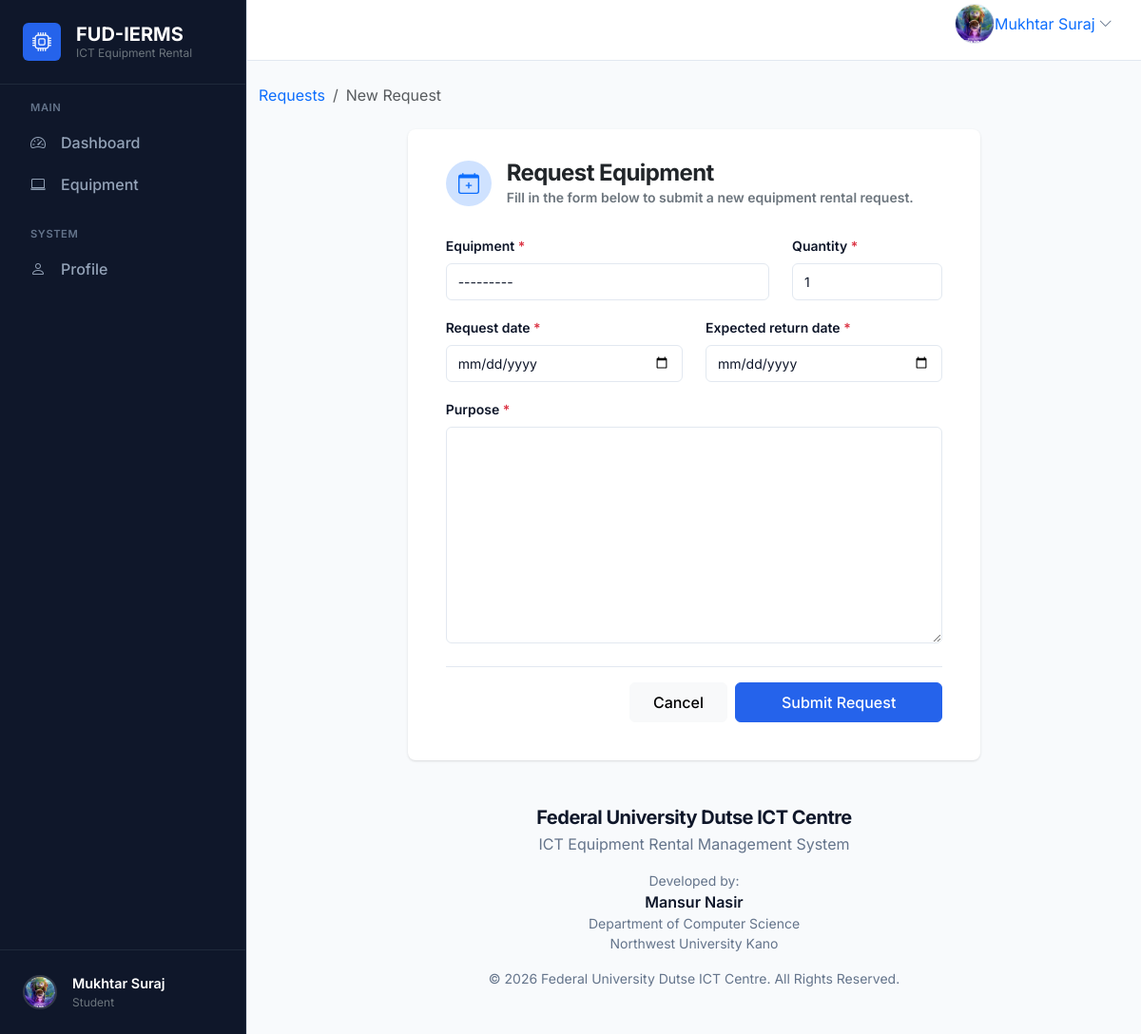
Page /rentals/create/ (signed in) on the committed database.
### accounts/models.py (models this page shows, shortened)
class User(AbstractUser):
    objects = CustomUserManager()
    class Role(models.TextChoices):
        ADMIN = "ADMIN", "Admin"
        STUDENT = "STUDENT", "Student"
        STAFF = "STAFF", "Staff"
    role = models.CharField(
        max_length=20,
        choices=Role.choices,
        default=Role.STUDENT,
        db_index=True,
    )
    phone = models.CharField(max_length=20, blank=True, db_index=True)
    faculty = models.CharField(max_length=255, blank=True)
    department = models.CharField(max_length=255, blank=True)
    profile_image = models.ImageField(
        upload_to="profile_images/",
        blank=True,
        null=True,
    )
    created_at = models.DateTimeField(auto_now_add=True)
    updated_at = models.DateTimeField(auto_now=True)
    class Meta:
        verbose_name = "User"
        verbose_name_plural = "Users"
        ordering = ["-created_at"]
        indexes = [
            models.Index(fields=["role"]),
        ]

### rentals/views.py (the view, shortened to what this page needs)
# urls.py: path("create/", views.RentalRequestCreateView.as_view(), name="create"),
class RentalRequestCreateView(
    LoginRequiredMixin, StudentOrStaffRequiredMixin, CreateView
):
    model = RentalRequest
    form_class = RentalRequestForm
    template_name = "rentals/request_create.html"

### templates/rentals/request_create.html (shortened to what this page needs)
{% extends "base.html" %}
{% block content %}
<nav aria-label="breadcrumb" class="mb-4">
  <ol class="breadcrumb">
    <li class="breadcrumb-item"><a href="{% url 'rentals:list' %}" class="text-decoration-none">Requests</a></li>
    <li class="breadcrumb-item active" aria-current="page">New Request</li>
  </ol>
</nav>
<div class="row justify-content-center">
  <div class="col-12 col-md-10 col-lg-8">
    <div class="card border-0 shadow-sm p-3">
      <div class="card-header border-0 bg-transparent pb-0">
        <div class="d-flex align-items-center gap-3 mb-1">
          <div class="d-inline-flex align-items-center justify-content-center bg-primary-subtle text-primary rounded-circle" style="width: 48px; height: 48px;">
          </div>
          <div>
            <h2 class="h4 fw-bold text-dark mb-0">Request Equipment</h2>
            <p class="text-secondary small mb-0">Fill in the form below to submit a new equipment rental request.</p>
          </div>
        </div>
      </div>
      <div class="card-body pt-4">
        <form method="post" novalidate>
          <div class="row">
            <div class="col-md-8 mb-3">
              <label class="form-label fw-semibold" for="{{ form.equipment.id_for_label }}">
                {{ form.equipment.label }} <span class="text-danger">*</span>
              </label>
              {{ form.equipment }}
            </div>
            <div class="col-md-4 mb-3">
              <label class="form-label fw-semibold" for="{{ form.quantity.id_for_label }}">
                {{ form.quantity.label }} <span class="text-danger">*</span>
              </label>
              {{ form.quantity }}
            </div>
            <div class="col-md-6 mb-3">
              <label class="form-label fw-semibold" for="{{ form.request_date.id_for_label }}">
                {{ form.request_date.label }} <span class="text-danger">*</span>
              </label>
              {{ form.request_date }}
            </div>
            <div class="col-md-6 mb-3">
              <label class="form-label fw-semibold" for="{{ form.expected_return_date.id_for_label }}">
                {{ form.expected_return_date.label }} <span class="text-danger">*</span>
              </label>
              {{ form.expected_return_date }}
            </div>
            <div class="col-12 mb-3">
              <label class="form-label fw-semibold" for="{{ form.purpose.id_for_label }}">
                {{ form.purpose.label }} <span class="text-danger">*</span>
              </label>
              {{ form.purpose }}
            </div>
          </div>
          <div class="d-flex justify-content-end gap-2 pt-3 border-top border-light mt-2">
            <a href="{% url 'rentals:list' %}" class="btn btn-light px-4 py-2">Cancel</a>
            <button type="submit" class="btn btn-primary px-5 py-2">Submit Request</button>
          </div>
        </form>
      </div>
    </div>
  </div>
</div>
{% endblock content %}

### templates/base.html (shortened to what this page needs)
{% load static %}
<!doctype html>
<html lang="en">
  <head>
    <link
      href="https://cdn.jsdelivr.net/npm/bootstrap@5.3.3/dist/css/bootstrap.min.css"
      rel="stylesheet"
    />
    <link rel="stylesheet" href="https://cdn.jsdelivr.net/npm/bootstrap-icons@1.11.3/font/bootstrap-icons.min.css">
  </head>
  <body>
    <div class="app-shell">
      <aside class="app-sidebar collapse d-lg-block" id="sidebarCollapse">
        {% include "partials/sidebar.html" %}
      </aside>
      <div class="app-main">
        <header class="app-topbar">
          <div class="container-fluid px-3 px-lg-4">
            <div class="topbar-row d-flex align-items-center justify-content-between gap-3">
              <div class="d-flex align-items-center gap-3">
                {% if user.is_authenticated %}
                  <div class="dropdown profile-menu" data-bs-auto-close="true">
                    <a
                      class="profile-toggle d-flex align-items-center text-decoration-none rounded"
                      href="#"
                      id="profileDropdown"
                      role="button"
                      data-bs-toggle="dropdown"
                      aria-expanded="false"
                      aria-label="User menu"
                    >
                      {% if user.profile_image %}
                        <img
                          src="{{ user.profile_image.url }}"
                          alt="{{ user.username }}"
                          class="avatar-img profile-avatar"
                        >
                      {% else %}
                        <div class="avatar-placeholder profile-avatar-placeholder">
                          {{ user.username|slice:":1"|upper }}
                        </div>
                      {% endif %}
                      <span class="profile-name profile-name-full d-none d-md-inline text-nowrap text-truncate" title="{{ user.get_full_name|default:user.username }}">
                        {{ user.get_full_name|default:user.username }}
                      </span>
                      <i class="bi bi-chevron-down ms-1 text-muted profile-chevron" aria-hidden="true"></i>
                    </a>
                  </div>
                {% else %}
                  <a class="btn btn-light" href="{% url 'accounts:login' %}"><i class="bi bi-box-arrow-in-right me-2"></i>Login</a>
                  <a class="btn btn-primary" href="{% url 'accounts:register' %}">Create Account</a>
                {% endif %}
              </div>
            </div>
          </div>
        </header>
        <main class="app-content">
          <div class="container py-4">
        {% block content %}{% endblock content %}
        <footer class="py-4 mt-auto">
          <div class="container text-center">
            <h5 class="fw-bold mb-1">{{ organization_name }}</h5>
            <p class="text-muted mb-3">{{ system_name }}</p>
            <div class="mb-3">
              <p class="mb-0 text-muted small">Developed by:</p>
              <p class="mb-0 fw-semibold">Mansur Nasir</p>
              <p class="mb-0 small text-muted">Department of Computer Science</p>
              <p class="mb-0 small text-muted">Northwest University Kano</p>
            </div>
            <p class="text-muted small mb-0">{{ copyright_text }}. All Rights Reserved.</p>
          </div>
        </footer>
      </div>
    </main>
  </body>
</html>

### templates/partials/sidebar.html (shortened to what this page needs)
{% load static %}
{% with current_path=request.path %}
<div class="d-flex flex-column h-100 bg-sidebar" style="background-color: var(--sidebar-bg); border-right: 1px solid #1e293b;">
  <div class="p-4 border-bottom border-secondary d-none d-lg-block" style="border-color: #1e293b !important;">
    <a class="d-flex align-items-center gap-3 text-white text-decoration-none" href="{% url 'home' %}">
      <div class="d-flex align-items-center justify-content-center rounded" style="width: 40px; height: 40px; background-color: var(--primary);">
        <i class="bi bi-cpu text-white fs-5"></i>
      </div>
      <div class="d-flex flex-column">
        <span class="fw-bold fs-5 lh-1 mb-1">FUD-IERMS</span>
        <span class="text-secondary small lh-1" style="font-size: 0.75rem;">ICT Equipment Rental</span>
      </div>
    </a>
  </div>
  <div class="flex-grow-1 overflow-auto py-3">
    <div class="px-3">
      <div class="text-uppercase text-secondary fw-semibold mb-2 px-3" style="font-size: 0.7rem; letter-spacing: 0.05em; color: #64748B !important;">Main</div>
      <nav class="nav flex-column gap-1">
        {% if user.is_authenticated %}
          <a class="nav-link px-3 py-2 rounded d-flex align-items-center gap-3 text-white {% if 'admin-dashboard' in current_path or 'student-dashboard' in current_path or 'staff-dashboard' in current_path %}active bg-primary{% endif %}"
             href="{% url 'accounts:dashboard' %}"
             style="{% if 'admin-dashboard' not in current_path and 'student-dashboard' not in current_path and 'staff-dashboard' not in current_path %}color: #94A3B8 !important;{% endif %} font-weight: 500;">
            <i class="bi bi-speedometer2"></i>
            <span>Dashboard</span>
          </a>
        {% endif %}
        <a class="nav-link px-3 py-2 rounded d-flex align-items-center gap-3 text-white {% if 'equipment' in current_path %}active bg-primary{% endif %}"
           href="{% url 'equipment:list' %}"
           style="{% if 'equipment' not in current_path %}color: #94A3B8 !important;{% endif %} font-weight: 500;">
          <i class="bi bi-laptop"></i>
          <span>Equipment</span>
        </a>
      </nav>
      {% if user.is_authenticated %}
      <div class="mt-4 mb-2 text-uppercase text-secondary fw-semibold px-3" style="font-size: 0.7rem; letter-spacing: 0.05em; color: #64748B !important;">System</div>
      <nav class="nav flex-column gap-1">
        <a class="nav-link px-3 py-2 rounded d-flex align-items-center gap-3 text-white {% if 'profile' in current_path %}active bg-primary{% endif %}"
           href="{% url 'accounts:profile' %}"
           style="{% if 'profile' not in current_path %}color: #94A3B8 !important;{% endif %} font-weight: 500;">
          <i class="bi bi-person"></i>
          <span>Profile</span>
        </a>
      </nav>
      {% endif %}
    </div>
  </div>
  <div class="p-3 border-top border-secondary mt-auto" style="border-color: #1e293b !important;">
    {% if user.is_authenticated %}
      <a href="{% url 'accounts:profile' %}" class="d-flex align-items-center gap-3 text-decoration-none px-2 py-2 rounded hover-bg" style="color: #94A3B8;">
        {% if user.profile_image %}
          <img src="{{ user.profile_image.url }}" alt="{{ user.username }}" class="rounded-circle" style="width: 36px; height: 36px; object-fit: cover; border: 2px solid rgba(255,255,255,0.15);">
        {% else %}
          <div class="d-flex align-items-center justify-content-center rounded-circle fw-bold" style="width: 36px; height: 36px; font-size: 0.875rem; background-color: var(--primary); color: #fff; border: 2px solid rgba(255,255,255,0.15);">
            {{ user.username|slice:":1"|upper }}
          </div>
        {% endif %}
        <div class="d-flex flex-column overflow-hidden">
          <span class="text-white fw-semibold text-truncate" style="max-width: 150px; font-size: 0.9rem;">{{ user.get_full_name|default:user.username }}</span>
          <span class="text-secondary small text-truncate" style="font-size: 0.75rem; max-width: 150px;">{% if user.is_superuser %}Administrator{% else %}{{ user.get_role_display }}{% endif %}</span>
        </div>
      </a>
    {% else %}
      <div class="d-grid gap-2">
        <a class="btn btn-outline-light btn-sm" href="{% url 'accounts:login' %}">Login</a>
        <a class="btn btn-primary btn-sm" href="{% url 'accounts:register' %}">Register</a>
      </div>
    {% endif %}
  </div>
</div>
{% endwith %}

### rows in the picture
User: profile_image (picture), get_full_name "Mukhtar Suraj", role "Student"

### other values in the picture
{{ organization_name }} "Federal University Dutse ICT Centre"
{{ system_name }} "ICT Equipment Rental Management System"
{{ copyright_text }} "© 2026 Federal University Dutse ICT Centre"
